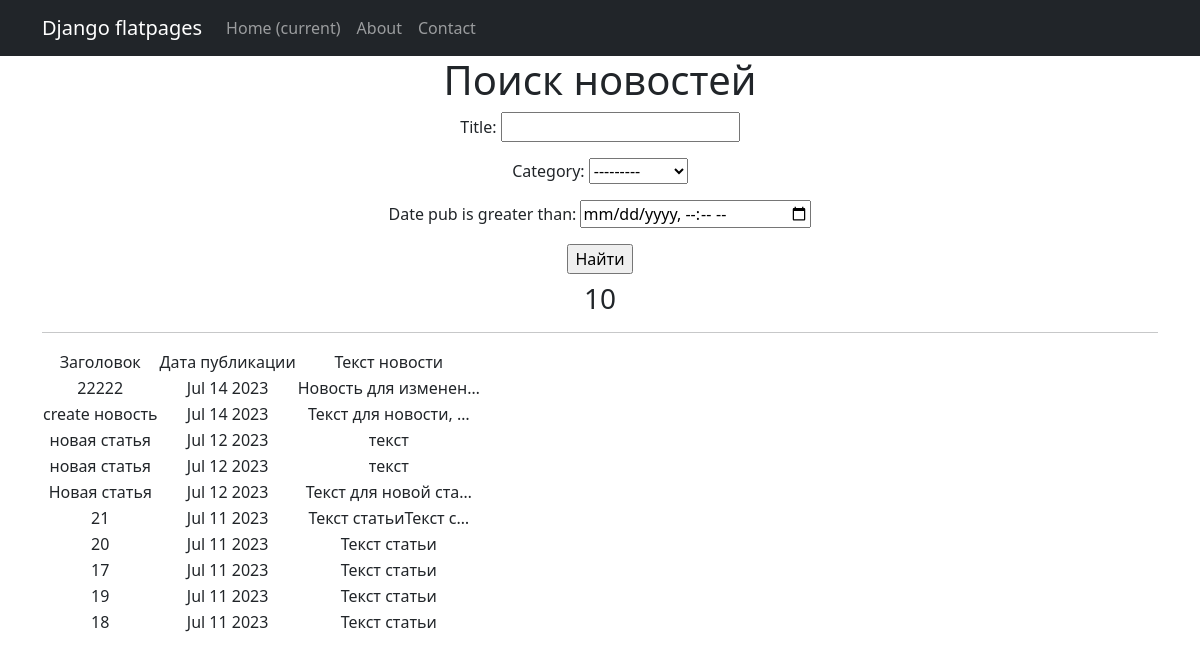
Page /news/search/ on the earlier database version.
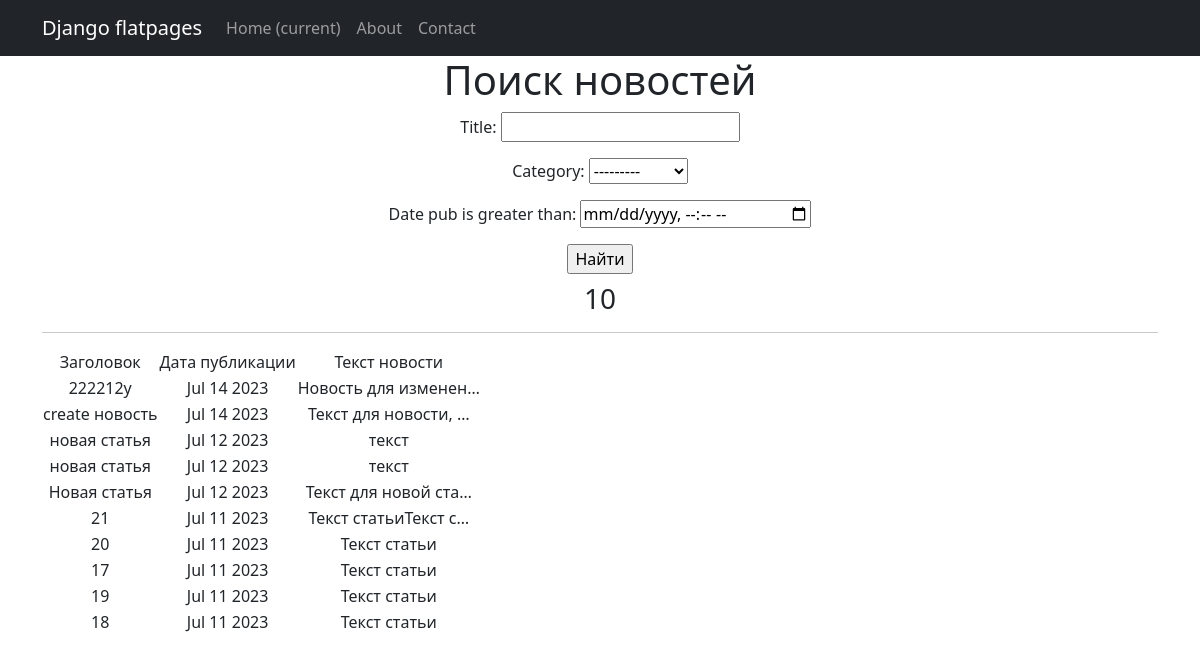
Same page on the later database version.
### APP_NewsPortal/models.py (models this page shows, shortened)
class New(models.Model):
    title = models.CharField(max_length=64)
    text = models.TextField()
    date_pub = models.DateTimeField(auto_now_add=True)
    category = models.ForeignKey(
        to='Category',
        on_delete=models.CASCADE,
        related_name='new'
    )

### APP_NewsPortal/views.py (the view)
# urls.py: path('news/search/', NewListSearch.as_view(), name='news_search'),
class NewListSearch(ListView):
    model = New
    ordering = '-date_pub'
    template_name = 'news_search.html'
    context_object_name = 'news_search'
    paginate_by = 10
    def get_queryset(self):
        queryset = super().get_queryset()
        self.filterset = NewFilter(self.request.GET, queryset)
        return self.filterset.qs
    def get_context_data(self, **kwargs):
        context = super().get_context_data(**kwargs)
        context['filterset'] = self.filterset
        return context

### APP_NewsPortal/models.py (called while the page is built)
    def __str__(self):
        return '{}'.format(self.name)

### templates/news_search.html (shortened to what this page needs)
{% extends 'flatpages/default.html' %}
{% load custom_filters %}
{% block content %}
<h1>Поиск новостей</h1>
<form action="" method="get">
       {{ filterset.form.as_p }}
       <input type="submit" value="Найти" >
</form>
<h3>{{ news_search|length }}</h3>
<hr>
{% if news_search %}
<table>
    <tr>
        <td>
            Заголовок
        </td>
        <td>
            Дата публикации
        </td>
        <td>
            Текст новости
        </td>
    </tr>
    {% for new in news_search %}
    <tr>
        <td>{{ new.title }}</td>
        <td>{{ new.date_pub|date:'M d Y' }}</td>
        <td>{{ new.text|truncatechars:20 }}</td>
    </tr>
    {% endfor %}
</table>
{% else %}
<h2>Новостей нет!</h2>
{% endif %}
{% endblock content %}

Differences in the rows shown:
changed New "Новость для изменен…": title "22222" → "222212у"
